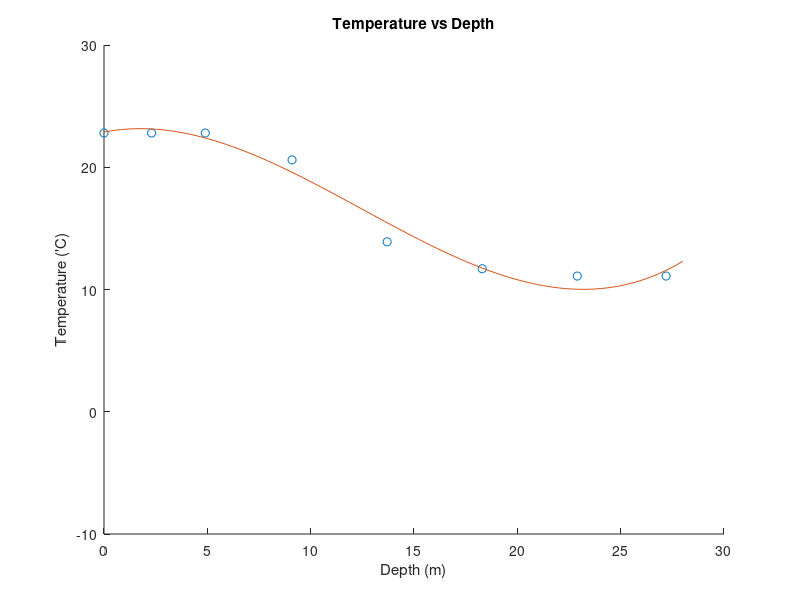
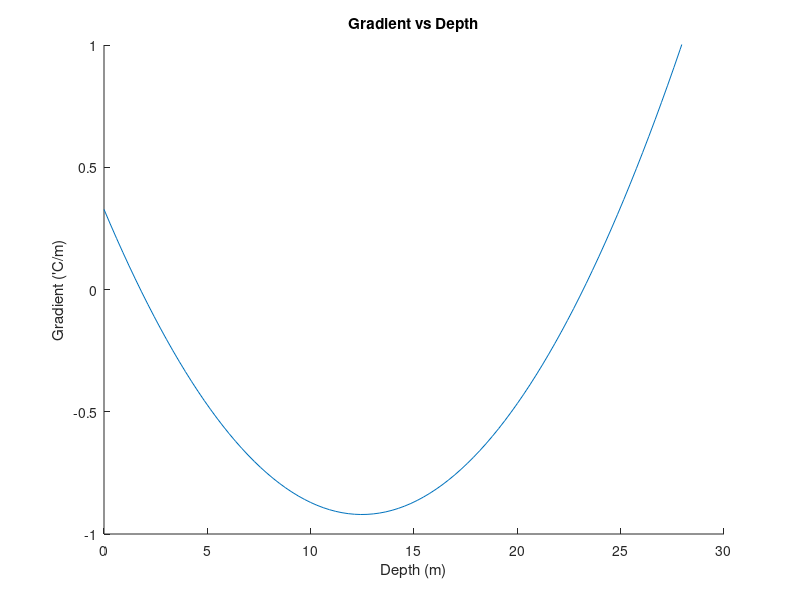

Source code (MATLAB) for these figures, in order:
# Allan Matthew B. Mariano
# 2015-05804
# CS 131 WFY



################################################
#Part 1: Curve Fitting
################################################


x =[
  0
  2.3
  4.9
  9.1
  13.7
  18.3
  22.9
  27.2
];
temp = [
  22.8
  22.8
  22.8
  20.6
  13.9
  11.7
  11.1
  11.1
];

#convert to vanermonde matrix

onematrix = [
  1
  1
  1
  1
  1
  1
  1
  1
];

function ret = gradient(x, ans)
  ret = (3*ans(4)*x*x)+ (2*ans(3)*x) + ans(2);
endfunction
  
function ret = cholesky(Tot,p)
  A = Tot'*Tot;
  b = Tot'*p;
  I  = eye(columns(A));
  s = columns(I);



  D = A;
  L = I;

  for j = 1:s-1
     M1 = I;
    for k=j+1:s
       M1(k,j) = -D(k,j)/D(j,j);
   end
    L = M1*L;
    D = M1*D;
  end


  D= diag(diag(D));

  L = inv(L);

  y = L\b;
  x = (D*L')\y;

  ret = x;
endfunction

#convert to vandermonde matrix first
y = x.*x;
z = x.*x.*x;

lmao = horzcat(onematrix,x);
lmao2 = horzcat(lmao,y);
lmao3 = horzcat (lmao2,z);

#get a0, a1, a2, a3


ans1 = cholesky(lmao3,temp)


#plotting

j = linspace(0, 28);
for i = 1: 100
  y(i) = polyval(flipud(ans1), j(i));
end

figure(1)
clf()
hold on;
xlabel("Depth (m)");
ylabel("Temperature ('C)");
title("Temperature vs Depth");
plot(x,temp, 'o')
plot(j,y, '-')
xlim([0,30])
ylim([-10,30])
hold off;

# get inflection point
# second derivative of yo ass


inflection = (-2*ans1(3))/(6*ans1(4))


# get gradient (Function above)



a = linspace(0, 30);
for i = 1: 100
  b(i) = gradient(a(i),ans1);
end

figure(2)
clf()
hold on;
xlabel("Depth (m)");
ylabel("Gradient ('C/m)");
title("Gradient vs Depth");
plot(a,b, '-')
ylim([-1,1])
xlim([0,30])
hold off;

gradient1 = gradient(inflection, ans1)

#get heatflux

heatflux = ((-0.01*(gradient1/100))*86400)





